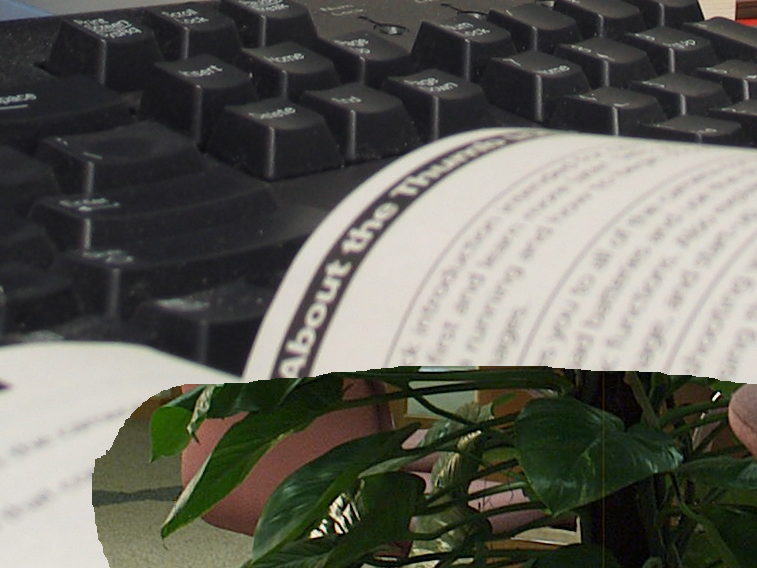
#> input picture Image-Splicing/TestCases/4.png, 757 x 568 px, given in place of 4.jpg, which was not available
$ python Test.py   (Python 2 division)
#> lines starting #> are read from the running program, lines starting #| are printed output that depends on the picture; pictures that were not available may be replaced by others from this repository, and a replacement may not be noted
### Image_Steganography/Jsteg/JSteg.py
# A python function for the JSteg algorithm of Image Steganography

import cv2
import sys
import numpy as np
import math
from matplotlib import pyplot as plt

quant_matrix = [
  [
  [16,  11,  10,  16,  24,  40,  51,  61],
  [12,  12,  14,  19,  26,  58,  60,  55],
  [14,  13,  16,  24,  40,  57,  69,  56],
  [14,  17,  22,  29,  51,  87,  80,  62],
  [18,  22,  37,  56,  68, 109, 103,  77],
  [24,  35,  55,  64,  81, 104, 113,  92],
  [49,  64,  78,  87, 103, 121, 120, 101],
  [72,  92,  95,  98, 112, 100, 103,  99]
  ],
  [
  [17,  18,  24,  47,  99,  99,  99,  99],
  [18,  21,  26,  66,  99,  99,  99,  99],
  [24,  26,  56,  99,  99,  99,  99,  99],
  [47,  66,  99,  99,  99,  99,  99,  99],
  [99,  99,  99,  99,  99,  99,  99,  99],
  [99,  99,  99,  99,  99,  99,  99,  99],
  [99,  99,  99,  99,  99,  99,  99,  99],
  [99,  99,  99,  99,  99,  99,  99,  99]
  ],
  [
  [17,  18,  24,  47,  99,  99,  99,  99],
  [18,  21,  26,  66,  99,  99,  99,  99],
  [24,  26,  56,  99,  99,  99,  99,  99],
  [47,  66,  99,  99,  99,  99,  99,  99],
  [99,  99,  99,  99,  99,  99,  99,  99],
  [99,  99,  99,  99,  99,  99,  99,  99],
  [99,  99,  99,  99,  99,  99,  99,  99],
  [99,  99,  99,  99,  99,  99,  99,  99]
  ]
]


class SteganographyException(Exception):
	pass

class JSteg():
	def __init__(prop,img):
		prop.image = img
		[prop.width,prop.height,prop.channels] = img.shape
		prop.size = prop.width * prop.height
		temp = np.zeros((prop.height,prop.width,3), np.uint8)
		prop.maskONEValues = [1,2,4,8,16,32,64,128]
		#Mask used to put one ex:1->00000001, 2->00000010 .. associated with OR bitwise
		prop.maskONE = prop.maskONEValues.pop(0) #Will be used to do bitwise operations
		prop.maskZEROValues = [254,253,251,247,239,223,191,127]
		#Mak used to put zero ex:254->11111110, 253->11111101 .. associated with AND bitwise
		prop.maskZERO = prop.maskZEROValues.pop(0)

		prop.row = 0
		prop.col = 0
		prop.chan = 0

	def saveImage(prop,filename):
		# Save the image using the given filename
		cv2.imwrite(filename,prop.image)

	def putBinaryValue(prop,bits):
		#For putting the bits in the image
		for c in bits:
			val = list(prop.image[prop.row,prop.col])				   #Get the pixel value as a list for the R G and B channels

			if int(c) == 1:
				val[prop.chan] = int(val[prop.chan]) | prop.maskONE	 #OR with maskONE
			else:
				val[prop.chan] = int(val[prop.chan]) & prop.maskZERO	#AND with maskZERO

			prop.image[prop.row,prop.col] = tuple(val)
			prop.nextSpace() 											#Move "cursor" to the next space

	def nextSpace(prop):
		# Proper order of what should come next
		if prop.chan == prop.channels-1: 								#Next Space is the following channel
			prop.chan = 0
			if prop.row == prop.width-1: 								#Or the first channel of the next pixel of the same line
				prop.row = 0
				if prop.col == prop.height-1:							#Or the first channel of the first pixel of the next line
					prop.col = 0
					if prop.maskONE == 128: 							#Mask 1000000, so the last mask
						raise SteganographyException, "Image filled"
					else: 												#Or instead of using the first bit start using the second and so on..
						prop.maskONE = prop.maskONEValues.pop(0)
						prop.maskZERO = prop.maskZEROValues.pop(0)
				else:
					prop.col +=1
			else:
				prop.row +=1
		else:
			prop.chan +=1

	def byteValue(prop,val):
		return prop.binValue(val, 8)

	def binValue(prop,val,bitsize):
		binval = bin(val)[2:]			 #Integer to binary string ignoring the 0b prefix to the conversion
		if len(binval) > bitsize:
			raise SteganographyException, "binary value larger than the expected size"
		while len(binval) < bitsize:
			binval = "0"+binval		   #Higher Bits to zero
		return binval

	def readBit(prop):
		# To read a single bit in the image
		val = prop.image[prop.row,prop.col][prop.chan]
		val = int(val) & prop.maskONE
		prop.nextSpace()
		if val > 0:
			return "1"
		else:
			return "0"

	def readBits(prop,nob):
		bits = ""
		for i in range(nob):
			bits += prop.readBit()
		return bits

	def readByte(prop):
		return prop.readBits(8)

	def DCTnQuantize(prop):
		#To take the DCT of the image
		img = prop.image

		iHeight, iWidth = img.shape[:2]

		print "size:", iWidth, "x", iHeight
		# set size to multiply of 8
		if (iWidth % 8) != 0:
			filler = img[:,iWidth-1:,:]
				#print "width filler size", filler.shape
			for i in range(8 - (iWidth % 8)):
				img = np.append(img, filler, 1)
		if (iHeight % 8) != 0:
			filler = img[iHeight-1:,:,:]
			#print "height filler size", filler.shape
			for i in range(8 - (iHeight % 8)):
				img = np.append(img, filler, 0)

		iHeight, iWidth = img.shape[:2]
		print "new size:", iWidth, "x", iHeight

		# convert to YCrCb, Y=luminance, Cr/Cb=red/blue-difference chrominance
		img = cv2.cvtColor(img, cv2.COLOR_BGR2YCR_CB)

		# array as storage for DCT + quant.result
		img2 = np.empty(shape=(iHeight, iWidth, 3))
		# FORWARD ----------------
		# do calc. for each 8x8 non-overlapping blocks

		for startY in range(0, iHeight, 8):
			for startX in range(0, iWidth, 8):
				for c in range(0, 3):
					block = img[startY:startY+8, startX:startX+8, c:c+1].reshape(8,8)

					# apply DCT for a block
					blockf = np.float32(block)	 # float conversion
					dst = cv2.dct(blockf)		  # dct

					# quantization of the DCT coefficients
					blockq = np.around(np.divide(dst, quant_matrix[c]))
					blockq = np.multiply(blockq, quant_matrix[c])
					# store the result
					for y in range(8):
						for x in range(8):
							img2[startY+y, startX+x, c] = blockq[y, x]

		prop.image = img2

#		print prop.image.dtype

	def IDCTnDequantize(prop):
		#To dequantize
		img3 = prop.image
		iHeight, iWidth = img3.shape[:2]
		img2 = np.zeros((iHeight,iWidth,3), np.uint8)
		#print img2.dtype

		for startY in range(0, iHeight, 8):
			for startX in range(0, iWidth, 8):
				for c in range(0, 3):
					block = img3[startY:startY+8, startX:startX+8, c:c+1].reshape(8,8)

					blockf = np.float32(block)	 # float conversion
					dst = cv2.idct(blockf)		 # inverse dct
					np.place(dst, dst>255.0, 255.0)	 # saturation
					np.place(dst, dst<0.0, 0.0)		 # grounding
					block = np.uint8(np.around(dst))

					# store the results
					for y in range(8):
						for x in range(8):
							img2[startY+y, startX+x, c] = block[y, x]

		# convert to BGR
		img2 = cv2.cvtColor(img2, cv2.COLOR_YCR_CB2BGR)

		prop.image = img2


	def hide(prop, txt):
		l = len(txt)					  #Length of the string
		prop.DCTnQuantize()
		prop.image = np.uint8(prop.image)
		#print temp.shape
		binl = prop.binValue(l, 16)	     #Length coded on 2 bytes so the text size can be up to 65536 bytes long
		prop.putBinaryValue(binl)		 #Put text length coded on 4 bytes

		for char in txt:				  #And put all the chars
			c = ord(char)				  # Convert to ASCII
			prop.putBinaryValue(prop.byteValue(c))

		prop.image = np.float32(prop.image)
		prop.IDCTnDequantize()
		#cv2.imshow("Booya",prop.image)

	def unhide(prop):
		prop.DCTnQuantize()
		prop.image = np.uint8(prop.image)
		temp1 = prop
		ls = temp1.readBits(16)			#Read the text size in bytes
		l = int(ls,2)
		i = 0
		Txt = ""

		while i < l:					  #Read all bytes of the text
			tmp = temp1.readByte()		 #So one byte
			i += 1
			Txt += chr(int(tmp,2))		#Every chars concatenated to str

		return Txt

### Image_Steganography/Jsteg/Test.py
#Trial to input a text string in the image file

import cv2
import sys
import numpy as np
import math
from JSteg import JSteg
from matplotlib import pyplot as plt

str = "Sleep my friend and you will see, dream is my reality!"
carrier = cv2.imread("4.jpg")
#> carrier is the input picture: shape (568, 757, 3); mean B, G, R 89.4, 97.7, 98
#print carrier.dtype
steg = JSteg(carrier)
steg.hide(str)
#| size: 757 x 568
#> in DCTnQuantize, `filler = img[:,iWidth-1:,:]`: filler = 568 rows, first 8: [65, 77, 115], [34, 48, 86], [30, 42, 73], [37, 48, 79], [40, 48, 78], [35, 40, 68], [30, 34, 59], [40, 45, 70]
#> the loop in DCTnQuantize, `for i in range(8 - (iWidth % 8)):` made 3 passes
#> pass 3, in DCTnQuantize, `img = np.append(img, filler, 1)`:
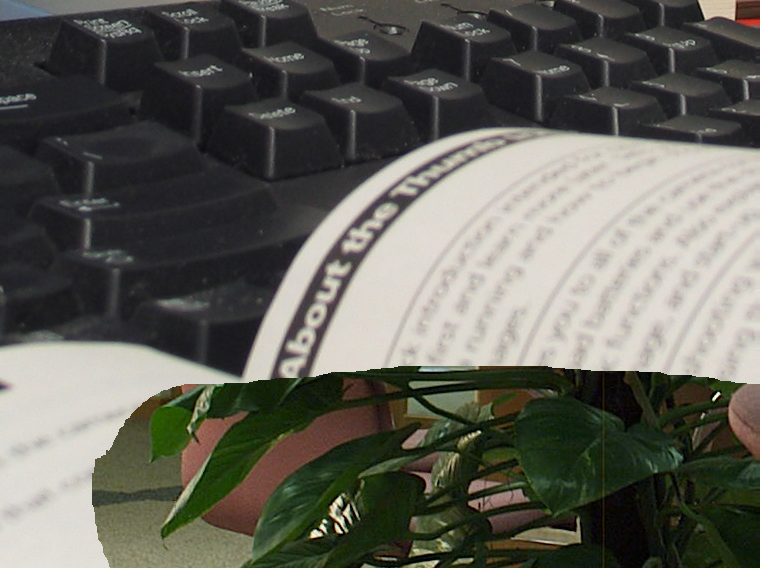
#> img: shape (568, 760, 3); mean B, G, R 89.5, 97.8, 98.2
#| new size: 760 x 568
#> the loop in putBinaryValue, `for c in bits:` made 16 passes
#> in IDCTnDequantize, `img2 = cv2.cvtColor(img2, cv2.COLOR_YCR_CB2BGR)`:
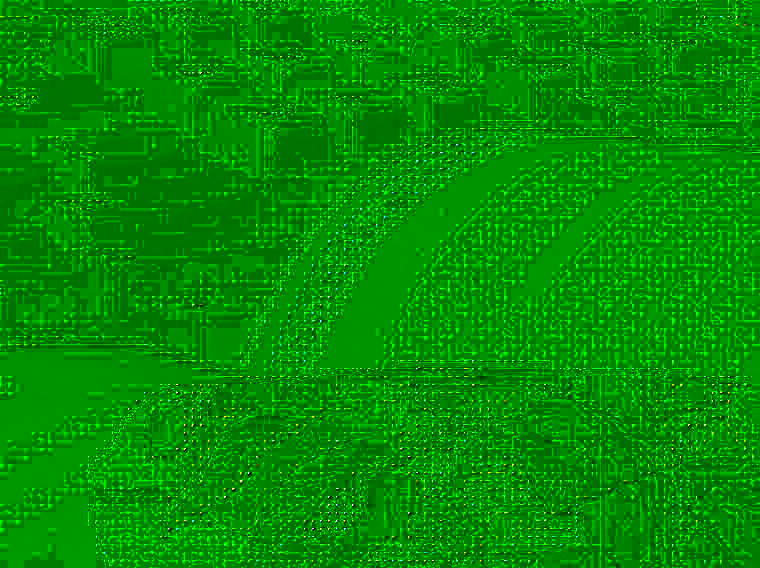
#> img2: shape (568, 760, 3); mean B, G, R 0.7, 139.6, 1
steg.saveImage("res.png") #Image that contain data

im = cv2.imread("res.png")
print im.dtype
#| uint8
steg = JSteg(im)
print "Text value:",steg.unhide()
#| size: 760 x 568
#| new size: 760 x 568
#> after the loop in DCTnQuantize (call 2), `for startY in range(0, iHeight, 8):`:
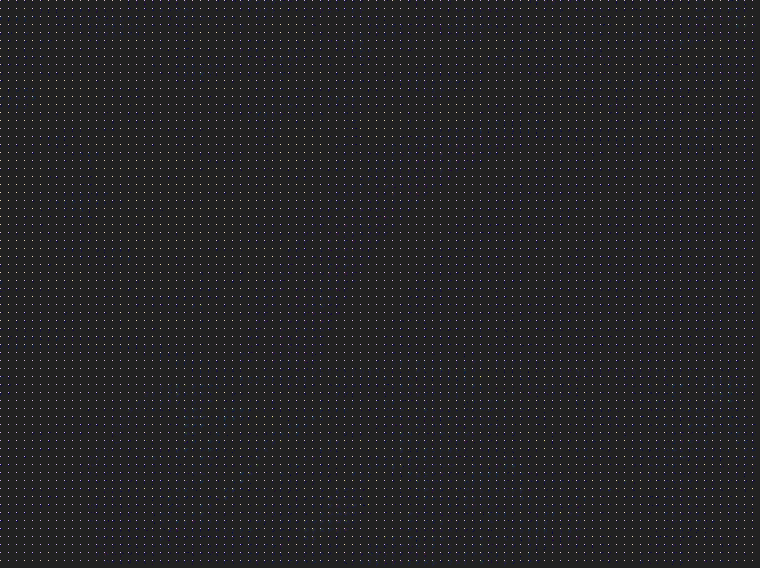
#> img2: shape (568, 760, 3) float64; mean of channels 0, 1, 2 14.8, 7.1, 8.8; drawn with min black and max white
#> in unhide, `prop.image = np.uint8(prop.image)`:
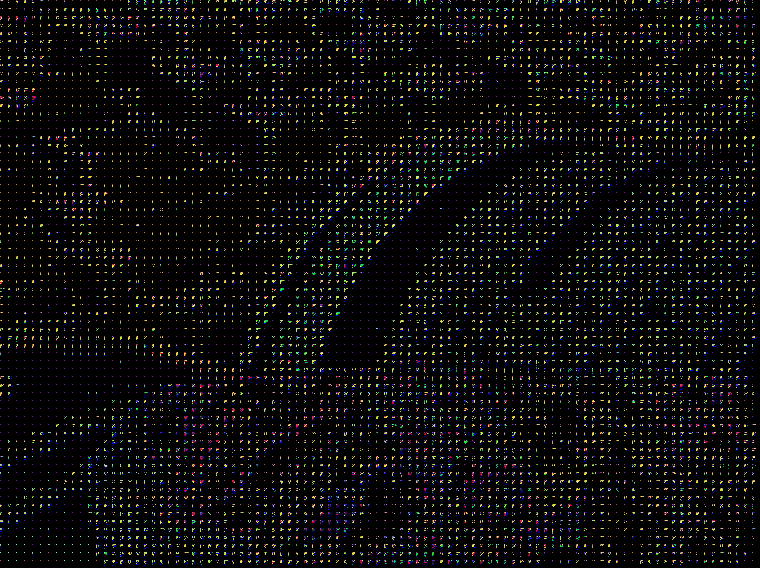
#> prop.image: shape (568, 760, 3); mean of channels 0, 1, 2 9.8, 10.5, 11.2; drawn as B, G, R
#> the loop in readBits, `for i in range(nob):` made 16 passes
#> val in readBit on passes 1 to 8: 0, 1, 1, 0, 0, 0, 0, 0
#> the loop in unhide, `while i < l:` made 24576 passes
#> (printed output is left out)
cv2.waitKey(0)

$ run again, with Image-Splicing/TestCases/1.png copied over Image-Splicing/TestCases/4.png
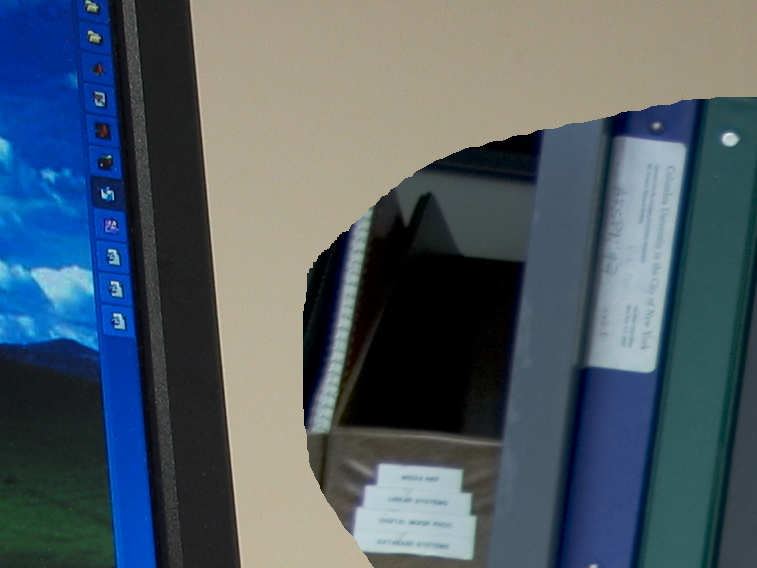
#> input picture Image-Splicing/TestCases/1.png, 757 x 568 px, given in place of 4.jpg, which was not available
#> carrier is the input picture: shape (568, 757, 3); mean B, G, R 103, 93.7, 79.8
#| size: 757 x 568
#> filler = 568 rows, first 8: [122, 141, 151], [123, 142, 153], [123, 143, 154], [122, 143, 151], [121, 141, 152], [123, 142, 154], [124, 141, 154], [122, 138, 153]
#| new size: 760 x 568
#> the loop in putBinaryValue, `for c in bits:` made 16 passes
#> in IDCTnDequantize, `img2 = cv2.cvtColor(img2, cv2.COLOR_YCR_CB2BGR)`:
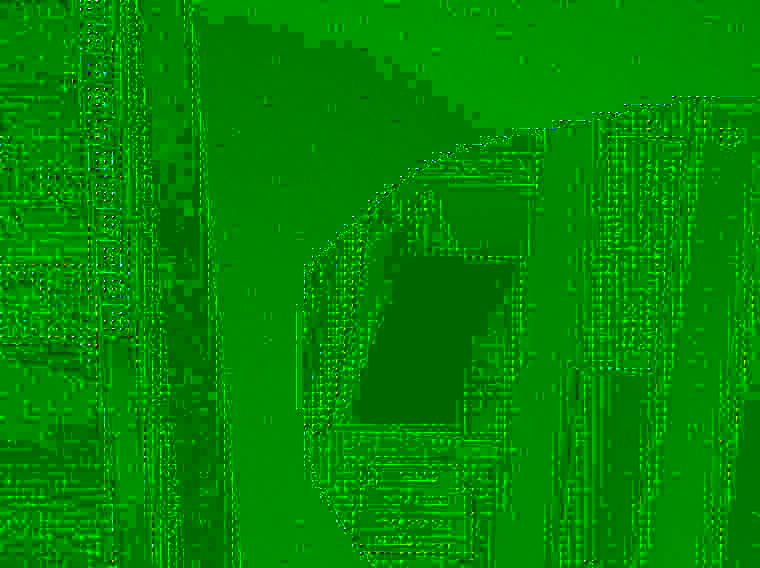
#> img2: shape (568, 760, 3); mean B, G, R 0.4, 135, 0.5
#| uint8
#> temp: shape (760, 568, 3); every value is 0
#| size: 760 x 568
#| new size: 760 x 568
#> in unhide, `prop.image = np.uint8(prop.image)`:
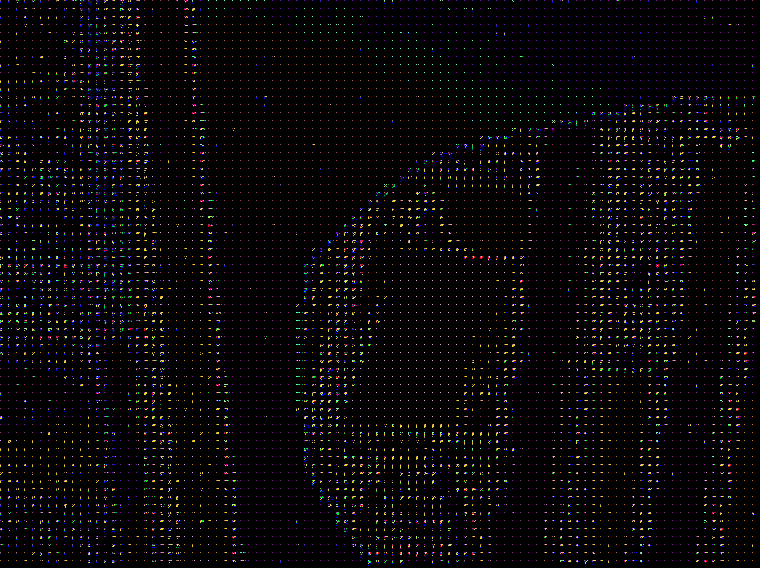
#> prop.image: shape (568, 760, 3); mean of channels 0, 1, 2 6, 5.7, 6.8; drawn as B, G, R
#> the loop in readBits, `for i in range(nob):` made 16 passes
#> val in readBit on passes 1 to 8: 0, 1, 1, 0, 0, 0, 0, 0
#> the loop in unhide, `while i < l:` made 24576 passes
#> (printed output is left out)

$ run again, with Image-Splicing/TestCases/2.png copied over Image-Splicing/TestCases/4.png
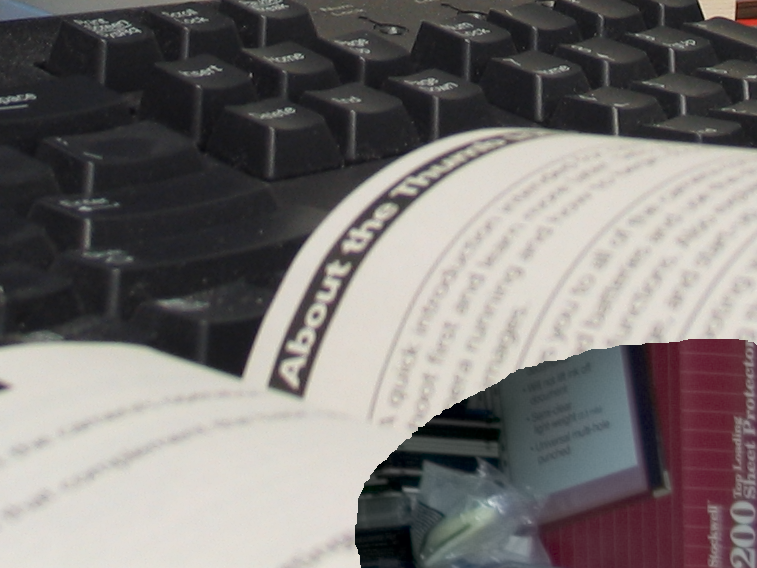
#> input picture Image-Splicing/TestCases/2.png, 757 x 568 px, given in place of 4.jpg, which was not available
#> carrier is the input picture: shape (568, 757, 3); mean B, G, R 115.7, 117.2, 121.6
#| size: 757 x 568
#> filler = 568 rows, first 8: [65, 77, 115], [34, 48, 86], [30, 42, 73], [37, 48, 79], [40, 48, 78], [35, 40, 68], [30, 34, 59], [40, 45, 70]
#| new size: 760 x 568
#> the loop in putBinaryValue, `for c in bits:` made 16 passes
#> in IDCTnDequantize, `img2 = cv2.cvtColor(img2, cv2.COLOR_YCR_CB2BGR)`:
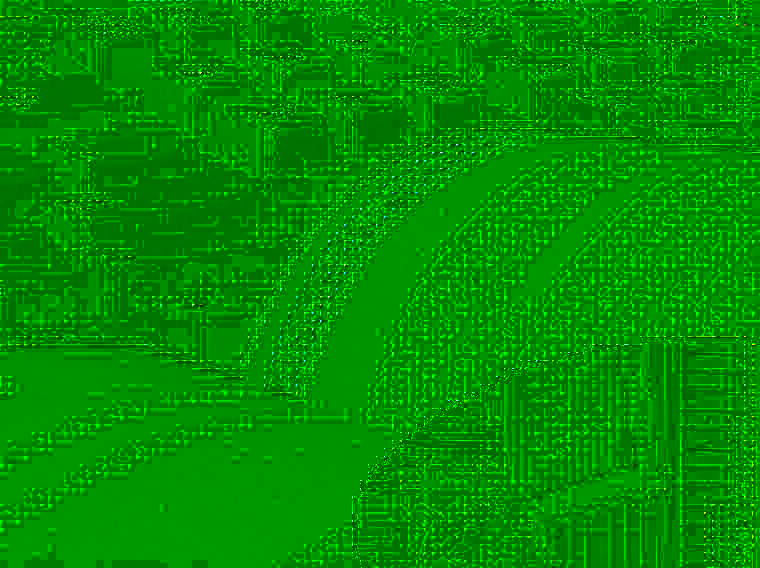
#> img2: shape (568, 760, 3); mean B, G, R 0.4, 140.6, 0.6
#| uint8
#> temp: shape (760, 568, 3); every value is 0
#| size: 760 x 568
#| new size: 760 x 568
#> in unhide, `prop.image = np.uint8(prop.image)`:
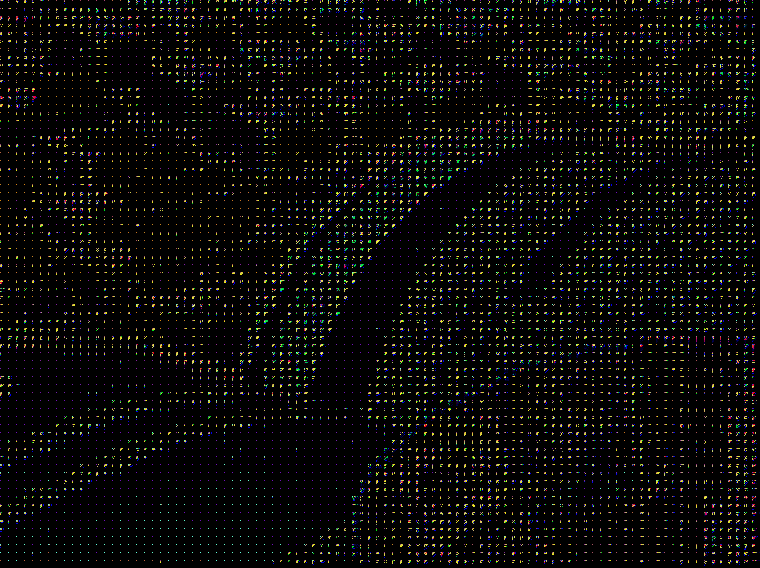
#> prop.image: shape (568, 760, 3); mean of channels 0, 1, 2 8.2, 9.2, 9.8; drawn as B, G, R
#> the loop in readBits, `for i in range(nob):` made 16 passes
#> val in readBit on passes 1 to 8: 0, 1, 1, 0, 0, 0, 0, 0
#> the loop in unhide, `while i < l:` made 24576 passes
#> (printed output is left out)
